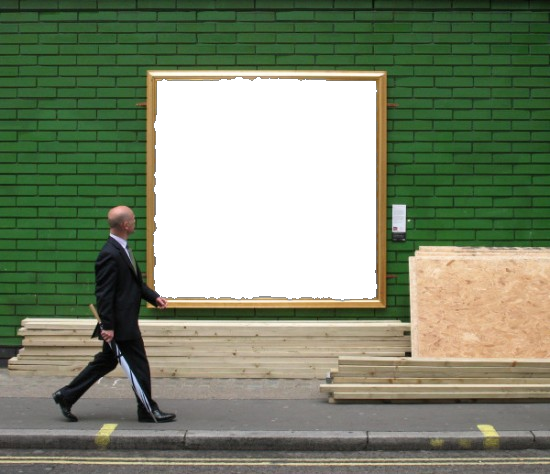
#> input picture src/assets/img/images/ad.png, 550 x 474 px
$ python -i pet.py   (imports and definitions only)
#> lines starting #> are read from the running program, lines starting #| are printed output that depends on the picture
from io import BytesIO
from itertools import chain
from random import randrange
from typing import List, Tuple, Union

from PIL import Image

FRAMES, RES, DELAY = 10, (128, 128), 20


def make(src, dest):
#> called with src = '../../assets/img/images/ad.png', dest = 'out.png'
    base = Image.open(src).convert("RGBA").resize(RES)
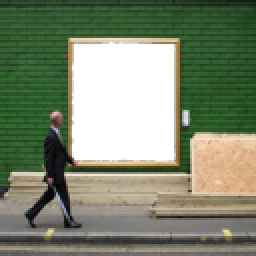
#> base: PIL image 128x128 RGBA (shown 2 times larger); mean R, G, B, A 80, 90.3, 66, 208.1; transparent parts drawn white
    images = []
    for i in range(FRAMES):
        s = i if i < FRAMES / 2 else FRAMES - i
        w, h = 0.8 + s * 0.02, 0.8 - s * 0.05
        ox, oy = (1 - w) * 0.5 + 0.1, (1 - h) - 0.08
        canvas = Image.new("RGBA", RES, (0, 0, 0, 0))
#> canvas: PIL image 128x128 RGBA; every value is 0
        resized = base.resize((round(w * RES[0]), round(h * RES[1])))
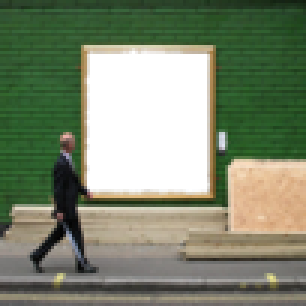
#> resized: PIL image 102x102 RGBA (shown 3 times larger); mean R, G, B, A 80.9, 90.9, 66.5, 208.1; transparent parts drawn white
        canvas.paste(resized, (round(ox * RES[0]), round(oy * RES[1])))
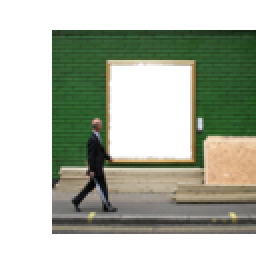
#> canvas: PIL image 128x128 RGBA (shown 2 times larger); mean R, G, B, A 51.4, 57.7, 42.2, 132.1; transparent parts drawn white
#> (the run stopped early here; a loop or call above may not have finished)
